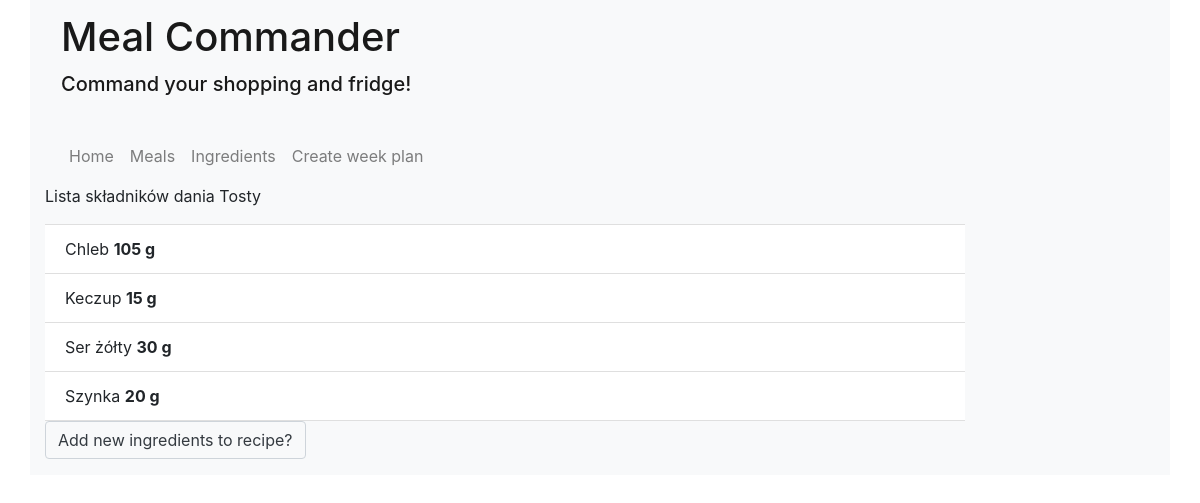
The app's page /meal_commander/dish/Tosty with its own data.
### meal_commander/models.py (models this page shows, shortened)
class Dish(models.Model):
	MEAL_TYPE_CHOICES = (
		(0, '1st breakfest'),
		(1, '2nd breakfest'),
		(2, 'Dinner'),
		(3, 'Supper'),
		)
	at_plan = models.IntegerField(default=0)
	name = models.CharField(max_length=30)
	meal_type = models.IntegerField(default=0, choices=MEAL_TYPE_CHOICES)

class DietIngredientQuantity(models.Model):
	dish_id = models.ForeignKey(Dish, on_delete=models.CASCADE)
	ingredient_id = models.ForeignKey(Ingredient, on_delete=models.CASCADE)
	quantity = models.IntegerField(default=0)
	class Meta:
		unique_together = ('dish_id', 'ingredient_id')

class Ingredient(models.Model):
	name = models.CharField(max_length=25, unique=True)
	unit_id = models.ForeignKey(Unit, on_delete=models.CASCADE)
	def __str__(self):
		return self.name

class Unit(models.Model):
	unit_type = models.CharField(max_length=10, unique=True)
	def __str__(self):
		return self.unit_type

### meal_commander/views.py (the view)
# urls.py: path('dish/<dish_name>', views.dish_detail, name='dish_detail'),
def dish_detail(request, dish_name):
	ingredient_list = DietIngredientQuantity.objects.filter(dish_id__name = dish_name)
	context = {
		'ingredient_list' : ingredient_list,
		'dish_name' : dish_name,
	}
	return render(request, 'dish_detail.html', context=context)

### meal_commander/templates/dish_detail.html
{% extends "base_generic.html" %}
{% block content %}
  <p>Lista składników dania {{dish_name}}</p>
	<ul class="list-group list-group-flush">
	{% for ingredient in ingredient_list %}
	    <li class="list-group-item">{{  ingredient.ingredient_id  }} <b>{{ingredient.quantity}} {{ingredient.ingredient_id.unit_id}}</b></li>
	{% endfor %}
	</ul>
	<p><a class="btn btn-outline-dark" role="button" href="{% url 'add_dish_details' dish_name %}">Add new ingredients to recipe?</a></p>
{% endblock %}

### meal_commander/static/css/styles.css (style rules this page uses)
.btn { border : 1px solid #ced4da }

### records on screen
Dish: name "Tosty"
DietIngredientQuantity: ingredient_id "Chleb", quantity "105", ingredient_id.unit_id "g"
DietIngredientQuantity: ingredient_id "Keczup", quantity "15", ingredient_id.unit_id "g"
DietIngredientQuantity: ingredient_id "Ser żółty", quantity "30", ingredient_id.unit_id "g"
DietIngredientQuantity: ingredient_id "Szynka", quantity "20", ingredient_id.unit_id "g"
